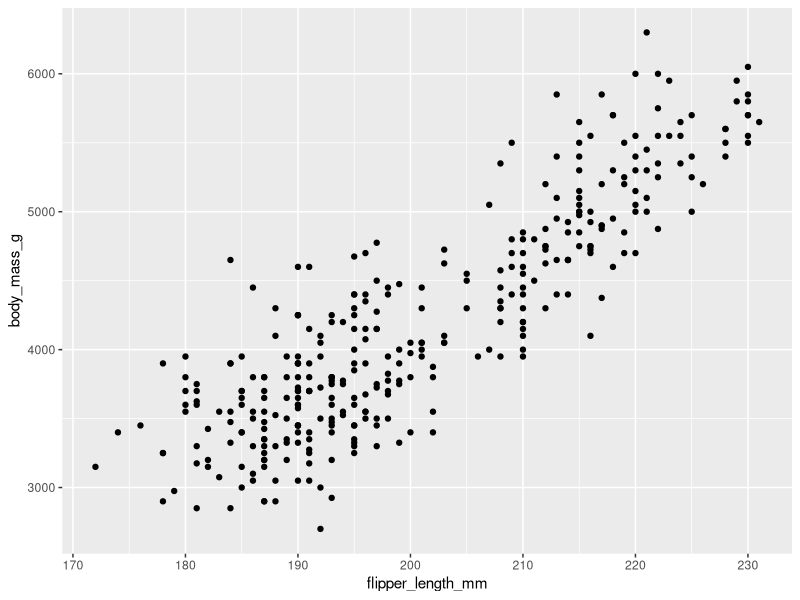
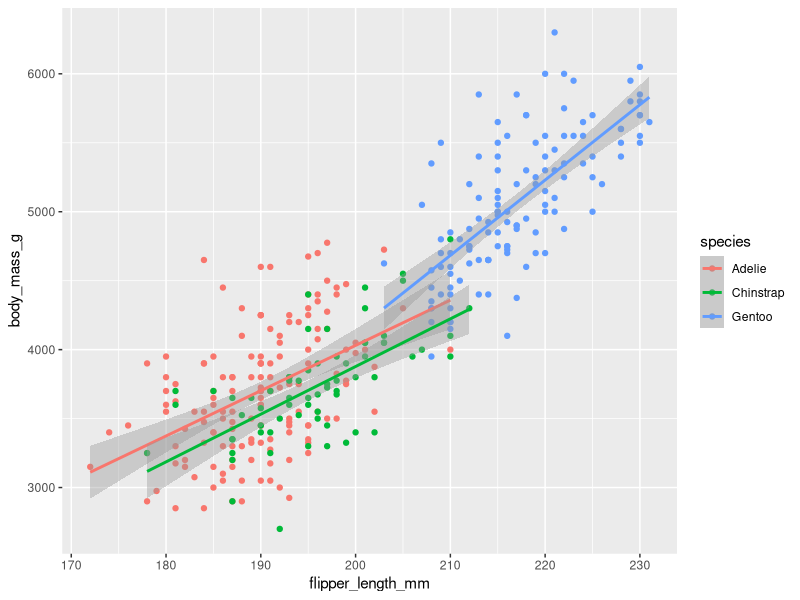
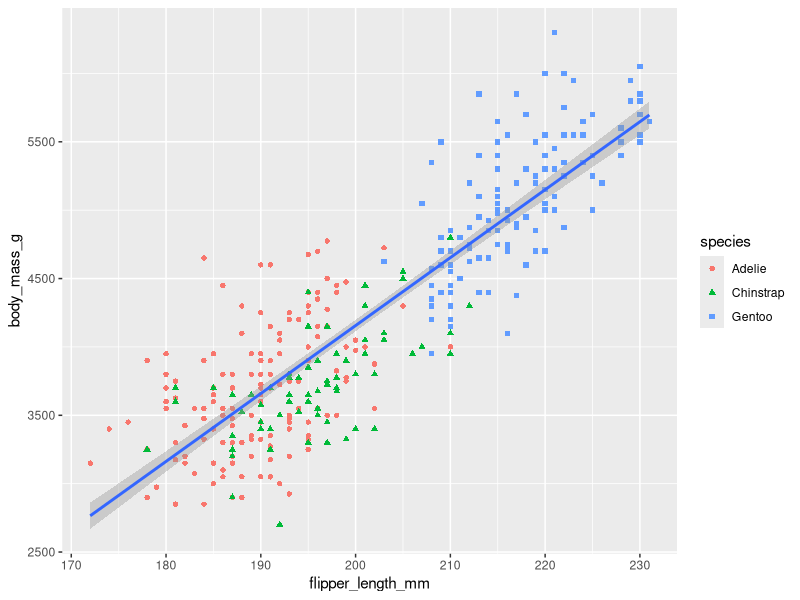
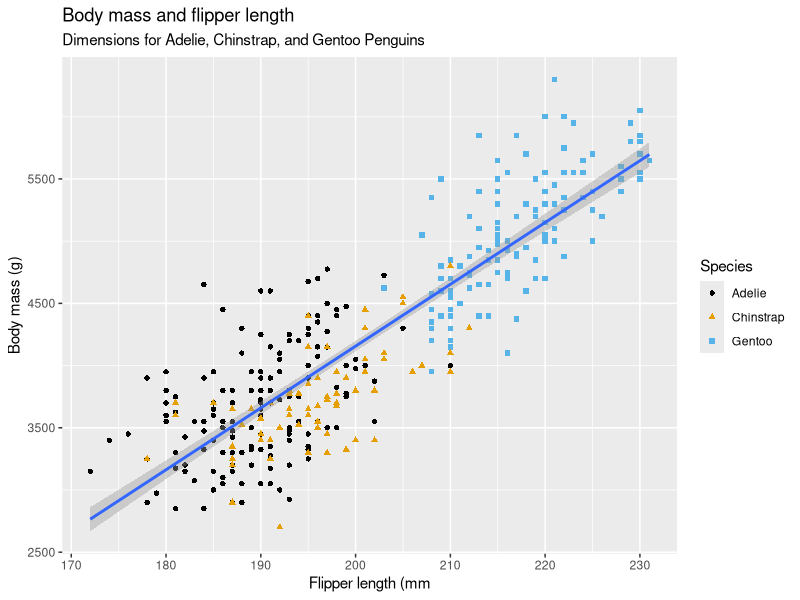
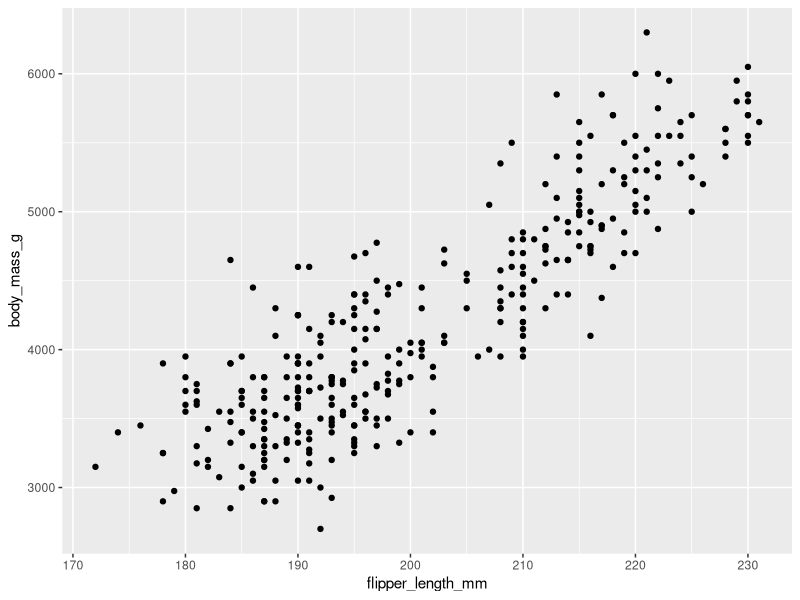
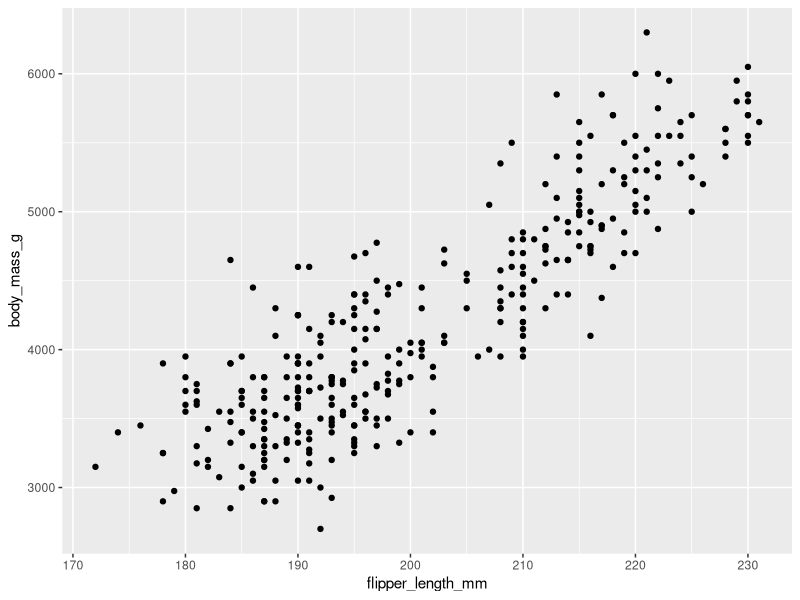
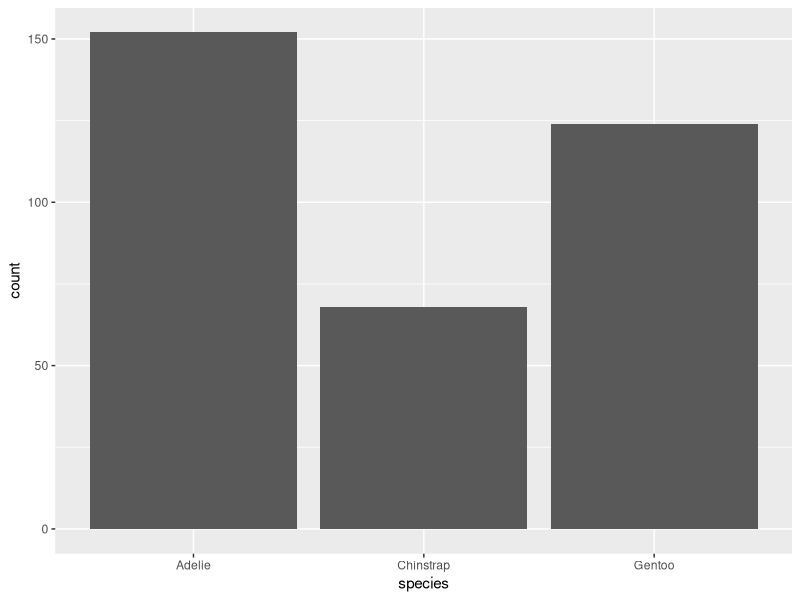
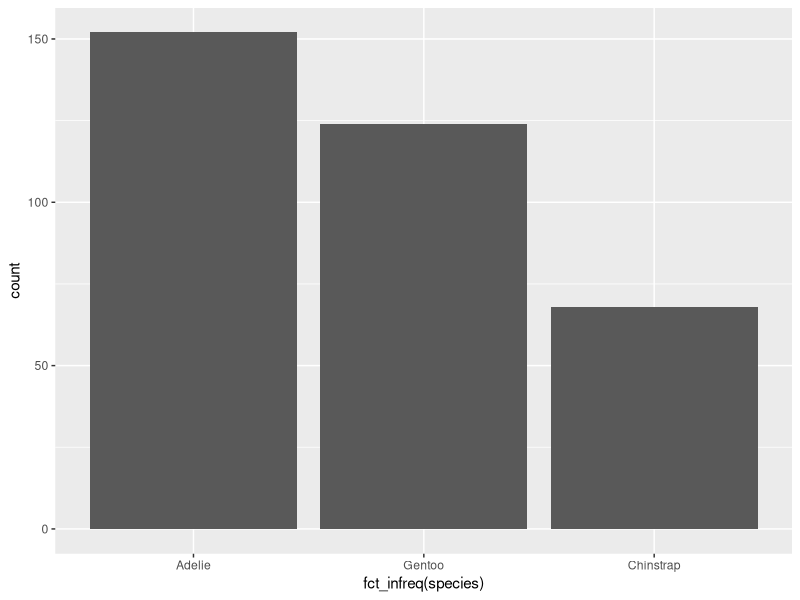

Write the R code that produced these figures, in order.
# prerequisite
library(tidyverse)
library(ggthemes)

# First Steps
## The Penguins Data Frame

library(palmerpenguins)
data(penguins)

penguins
glimpse(penguins)

## Ultimate Goal

ggplot(data = penguins,
       mapping = aes(x = flipper_length_mm,
                     y = body_mass_g)) +
  geom_point()

ggplot(penguins, aes(x = flipper_length_mm,
                     y = body_mass_g,
                     color = species)) +
  geom_point() +
  geom_smooth(method = "lm")


ggplot(penguins, aes(x = flipper_length_mm,
                     y = body_mass_g)) +
  geom_point(aes(color = species,
                 shape = species)) +
  geom_smooth(method = "lm")

ggplot(penguins, aes(x = flipper_length_mm,
                     y = body_mass_g)) +
  geom_point(aes(color = species,
                 shape = species)) +
  geom_smooth(method = "lm") +
  labs(
    title = "Body mass and flipper length",
    subtitle = "Dimensions for Adelie, Chinstrap, and Gentoo Penguins",
    x = "Flipper length (mm",
    y = "Body mass (g)",
    color = "Species",
    shape = "Species"
  ) +
  scale_color_colorblind()

## ggplot2 Calls
ggplot(penguins, aes(x = flipper_length_mm,
                     y = body_mass_g)) +
  geom_point()

penguins |> 
  ggplot(aes(x = flipper_length_mm,
             y = body_mass_g)) +
  geom_point()

## Visualizing Distributions
### A Categorical Variable

ggplot(penguins, aes(x = species)) +
  geom_bar()

ggplot(penguins, aes(x = fct_infreq(species))) +
  geom_bar()

### A Numerical Variable

ggplot(penguins, aes(x = body_mass_g)) +
  geom_histogram(binwidth = 200)

ggplot(penguins, aes(x = body_mass_g)) +
  geom_histogram(binwidth = 20)

ggplot(penguins, aes(x = body_mass_g)) +
  geom_histogram(binwidth = 2000)

ggplot(penguins, aes(x = body_mass_g)) +
  geom_density()

### Exercises
#1
ggplot(penguins, aes(y = species)) +
  geom_bar()

ggplot(penguins, aes(y = fct_infreq(species))) +
  geom_bar()

#2
#3
#4
ggplot(diamonds, aes(x = carat)) +
  geom_histogram(binwidth = 0.1)

## Visualizing Relationships
### A Numerical and a Categorical Variable

ggplot(penguins, aes(x = species,
                     y = body_mass_g)) +
  geom_boxplot()

ggplot(penguins, aes(x = body_mass_g,
                     color = species)) +
  geom_density(linewidth = 0.75)

ggplot(penguins, aes(x = body_mass_g,
                     color = species,
                     fill = species)) +
  geom_density(alpha = 0.5)

## Two Categorical Variables

ggplot(penguins, aes(x = island,
                     fill = species)) +
  geom_bar()

ggplot(penguins, aes(x = island,
                     fill = species)) +
  geom_bar()

ggplot(penguins, aes(x = island,
                     fill = species)) +
  geom_bar(position = "fill")

## Two Numerical Variables

ggplot(penguins, aes(x = flipper_length_mm,
                     y = body_mass_g)) +
  geom_point()

## Three or More Variables

ggplot(penguins, aes(x = flipper_length_mm,
                     y = body_mass_g)) +
  geom_point(aes(color = species,
                 shape = island))

ggplot(penguins, aes(x = flipper_length_mm,
                     y = body_mass_g)) +
  geom_point(aes(color = species,
                 shape = species)) +
  facet_wrap(~island)

ggplot(
  data = penguins,
  mapping = aes(
    x = bill_length_mm, y = bill_depth_mm,
    color = species, shape = species
  )
) +
  geom_point() +
  labs(color = "Species",
       shape = "Species")

ggplot(penguins, aes(x = island, fill = species)) +
  geom_bar(position = "fill")
ggplot(penguins, aes(x = species, fill = island)) +
  geom_bar(position = "fill")

ggsave("penguin_plot.png")
